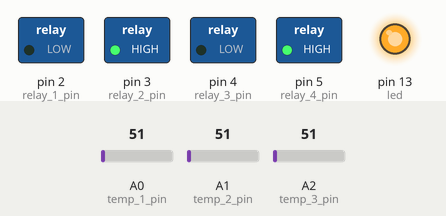
The sketch below on a simulated Arduino Uno, built with avr-gcc and run on an emulated ATmega328P. Shown: switched loads named in the sketch (green lamp = pin HIGH), output pins drawn as LEDs (lit = HIGH). The inputs (shaded band) are chosen by the test bench; at power-on: A0 (temp_1_pin) = 51, A1 (temp_2_pin) = 51, A2 (temp_3_pin) = 51. What the sketch prints to the serial monitor is not drawn.

Above: at 0.1 s.
Timing chart, 0 to 1.6 s (numbered marks = the images above):
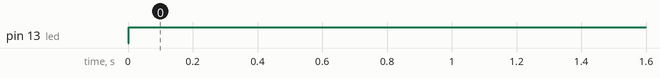

The sketch:

bioBox_temp_control.ino
```cpp
int led = 13;

int temp_1_pin = A0;
int temp_2_pin = A1;
int temp_3_pin = A2;

int relay_1_pin = 2;
int relay_2_pin = 3;
int relay_3_pin = 4;
int relay_4_pin = 5;

float reference_voltage = 5;

float max_temp = 50;
float min_temp = 45;

String sep = "\t";

void setup() {
  pinMode(led, OUTPUT);

  pinMode(temp_1_pin, INPUT);
  pinMode(temp_2_pin, INPUT);
  pinMode(temp_3_pin, INPUT);

  pinMode(relay_1_pin, OUTPUT);
  pinMode(relay_2_pin, OUTPUT);
  pinMode(relay_3_pin, OUTPUT);
  pinMode(relay_4_pin, OUTPUT);

  digitalWrite(relay_1_pin, LOW); //fan on
  digitalWrite(relay_2_pin, HIGH); //heat lamp off
  digitalWrite(relay_3_pin, HIGH); //solenoid off
  digitalWrite(relay_4_pin, HIGH); //kill switch off

  Serial.begin(9600);

  String temps = "temp_1" + sep + "temp_2" + sep + "temp_3";
  Serial.println(temps);
}

void loop() {
  //convert pin values to voltage readings
  float voltage_1 = reference_voltage * analogRead(temp_1_pin) / 1023;
  float voltage_2 = reference_voltage * analogRead(temp_2_pin) / 1023;
  float voltage_3 = reference_voltage * analogRead(temp_3_pin) / 1023;

  //convert voltage readings to degrees Celsius
  float temp_1 = 100 * voltage_1 - 50;
  float temp_2 = 100 * voltage_2 - 50;
  float temp_3 = 100 * voltage_3 - 50;

  String temps = temp_1 + sep + temp_2 + sep + temp_3;
  Serial.println(temps);

  //regulate relay_2 based on temp_1
  if (temp_3 < min_temp) {
    digitalWrite(relay_1_pin, LOW);
    digitalWrite(relay_3_pin, LOW);
    digitalWrite(led, HIGH);
  } if (temp_3 > max_temp) {
    digitalWrite(relay_1_pin, LOW);
    digitalWrite(relay_3_pin, HIGH);
    digitalWrite(led, LOW);
  }
  delay(100);
}
```

Measured:
- by itself, pin 13 (led): LOW → HIGH at 0.00 s
